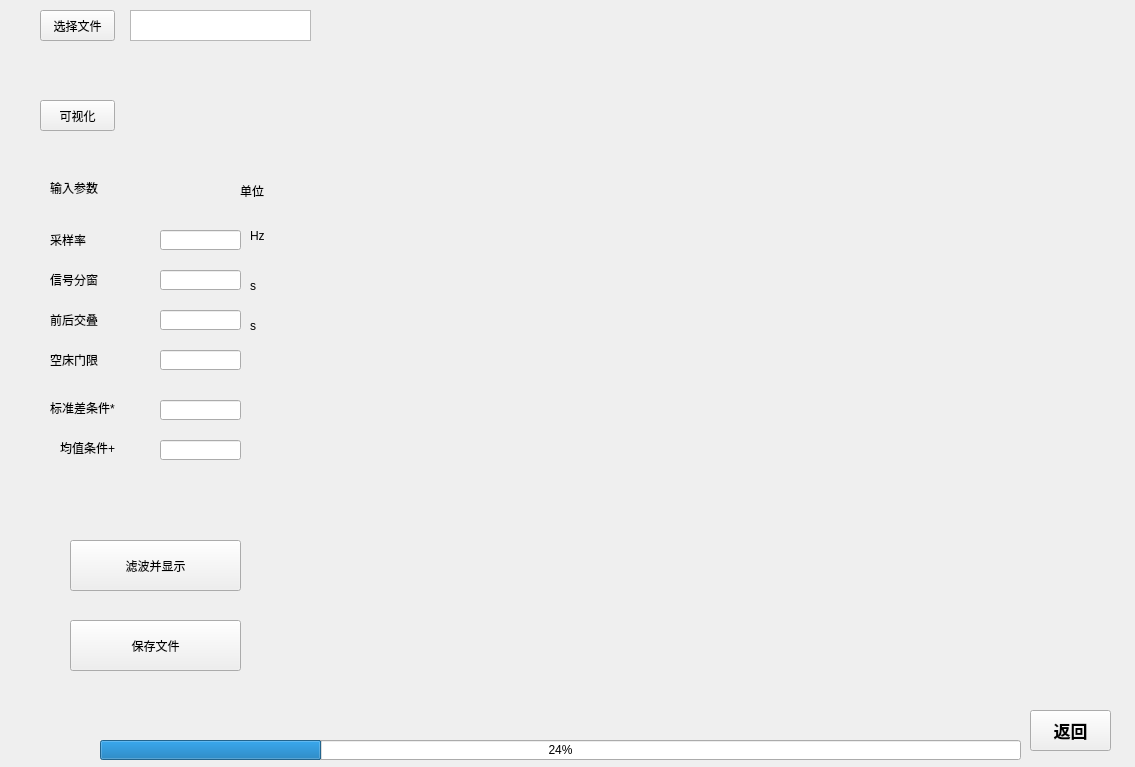
<?xml version="1.0" encoding="UTF-8"?>
<ui version="4.0">
 <class>Form</class>
 <widget class="QWidget" name="Form">
  <property name="geometry">
   <rect>
    <x>0</x>
    <y>0</y>
    <width>1135</width>
    <height>767</height>
   </rect>
  </property>
  <property name="windowTitle">
   <string>体动检测1</string>
  </property>
  <widget class="QLabel" name="label_6">
   <property name="geometry">
    <rect>
     <x>240</x>
     <y>180</y>
     <width>54</width>
     <height>21</height>
    </rect>
   </property>
   <property name="font">
    <font>
     <family>微软雅黑</family>
    </font>
   </property>
   <property name="text">
    <string>单位</string>
   </property>
  </widget>
  <widget class="QLabel" name="label_10">
   <property name="geometry">
    <rect>
     <x>50</x>
     <y>350</y>
     <width>71</width>
     <height>20</height>
    </rect>
   </property>
   <property name="text">
    <string>空床门限</string>
   </property>
  </widget>
  <widget class="QPushButton" name="returnMainWin">
   <property name="geometry">
    <rect>
     <x>1030</x>
     <y>710</y>
     <width>81</width>
     <height>41</height>
    </rect>
   </property>
   <property name="font">
    <font>
     <pointsize>13</pointsize>
     <weight>75</weight>
     <bold>true</bold>
    </font>
   </property>
   <property name="text">
    <string>返回</string>
   </property>
  </widget>
  <widget class="QPushButton" name="pushButton_2">
   <property name="geometry">
    <rect>
     <x>40</x>
     <y>10</y>
     <width>75</width>
     <height>31</height>
    </rect>
   </property>
   <property name="text">
    <string>选择文件</string>
   </property>
  </widget>
  <widget class="QLabel" name="label_4">
   <property name="geometry">
    <rect>
     <x>250</x>
     <y>360</y>
     <width>54</width>
     <height>12</height>
    </rect>
   </property>
   <property name="text">
    <string/>
   </property>
  </widget>
  <widget class="QLabel" name="label_3">
   <property name="geometry">
    <rect>
     <x>250</x>
     <y>320</y>
     <width>54</width>
     <height>12</height>
    </rect>
   </property>
   <property name="text">
    <string>s</string>
   </property>
  </widget>
  <widget class="PlotWidget" name="dataPlot_2" native="true">
   <property name="geometry">
    <rect>
     <x>320</x>
     <y>340</y>
     <width>791</width>
     <height>331</height>
    </rect>
   </property>
   <property name="sizePolicy">
    <sizepolicy hsizetype="Preferred" vsizetype="Preferred">
     <horstretch>0</horstretch>
     <verstretch>1</verstretch>
    </sizepolicy>
   </property>
  </widget>
  <widget class="QLineEdit" name="lineEdit">
   <property name="geometry">
    <rect>
     <x>160</x>
     <y>270</y>
     <width>81</width>
     <height>20</height>
    </rect>
   </property>
  </widget>
  <widget class="QPushButton" name="pushButton_3">
   <property name="geometry">
    <rect>
     <x>40</x>
     <y>100</y>
     <width>75</width>
     <height>31</height>
    </rect>
   </property>
   <property name="text">
    <string>可视化</string>
   </property>
  </widget>
  <widget class="QPushButton" name="pushButton_5">
   <property name="geometry">
    <rect>
     <x>70</x>
     <y>620</y>
     <width>171</width>
     <height>51</height>
    </rect>
   </property>
   <property name="text">
    <string>保存文件</string>
   </property>
  </widget>
  <widget class="QLabel" name="label_7">
   <property name="geometry">
    <rect>
     <x>50</x>
     <y>310</y>
     <width>71</width>
     <height>20</height>
    </rect>
   </property>
   <property name="text">
    <string>前后交叠</string>
   </property>
  </widget>
  <widget class="QLabel" name="label_5">
   <property name="geometry">
    <rect>
     <x>50</x>
     <y>180</y>
     <width>61</width>
     <height>16</height>
    </rect>
   </property>
   <property name="font">
    <font>
     <family>微软雅黑</family>
    </font>
   </property>
   <property name="text">
    <string>输入参数</string>
   </property>
  </widget>
  <widget class="QProgressBar" name="progressBar">
   <property name="geometry">
    <rect>
     <x>100</x>
     <y>740</y>
     <width>921</width>
     <height>20</height>
    </rect>
   </property>
   <property name="value">
    <number>24</number>
   </property>
  </widget>
  <widget class="QLabel" name="label_12">
   <property name="geometry">
    <rect>
     <x>50</x>
     <y>230</y>
     <width>71</width>
     <height>20</height>
    </rect>
   </property>
   <property name="text">
    <string>采样率</string>
   </property>
  </widget>
  <widget class="QLineEdit" name="lineEdit_2">
   <property name="geometry">
    <rect>
     <x>160</x>
     <y>310</y>
     <width>81</width>
     <height>20</height>
    </rect>
   </property>
  </widget>
  <widget class="QLineEdit" name="lineEdit_5">
   <property name="geometry">
    <rect>
     <x>160</x>
     <y>230</y>
     <width>81</width>
     <height>20</height>
    </rect>
   </property>
  </widget>
  <widget class="PlotWidget" name="dataPlot" native="true">
   <property name="geometry">
    <rect>
     <x>320</x>
     <y>10</y>
     <width>791</width>
     <height>331</height>
    </rect>
   </property>
   <property name="sizePolicy">
    <sizepolicy hsizetype="Preferred" vsizetype="Preferred">
     <horstretch>0</horstretch>
     <verstretch>1</verstretch>
    </sizepolicy>
   </property>
  </widget>
  <widget class="QTextEdit" name="textEdit">
   <property name="geometry">
    <rect>
     <x>130</x>
     <y>10</y>
     <width>181</width>
     <height>31</height>
    </rect>
   </property>
  </widget>
  <widget class="QPushButton" name="pushButton_4">
   <property name="geometry">
    <rect>
     <x>70</x>
     <y>540</y>
     <width>171</width>
     <height>51</height>
    </rect>
   </property>
   <property name="text">
    <string>滤波并显示</string>
   </property>
  </widget>
  <widget class="QLabel" name="label_9">
   <property name="geometry">
    <rect>
     <x>250</x>
     <y>230</y>
     <width>54</width>
     <height>12</height>
    </rect>
   </property>
   <property name="text">
    <string>Hz</string>
   </property>
  </widget>
  <widget class="QLineEdit" name="lineEdit_3">
   <property name="geometry">
    <rect>
     <x>160</x>
     <y>350</y>
     <width>81</width>
     <height>20</height>
    </rect>
   </property>
  </widget>
  <widget class="QLabel" name="label">
   <property name="geometry">
    <rect>
     <x>50</x>
     <y>270</y>
     <width>81</width>
     <height>20</height>
    </rect>
   </property>
   <property name="text">
    <string>信号分窗</string>
   </property>
  </widget>
  <widget class="QLabel" name="label_2">
   <property name="geometry">
    <rect>
     <x>250</x>
     <y>280</y>
     <width>54</width>
     <height>12</height>
    </rect>
   </property>
   <property name="text">
    <string>s</string>
   </property>
  </widget>
  <widget class="QLabel" name="label_8">
   <property name="geometry">
    <rect>
     <x>50</x>
     <y>400</y>
     <width>81</width>
     <height>16</height>
    </rect>
   </property>
   <property name="text">
    <string>标准差条件*</string>
   </property>
  </widget>
  <widget class="QLineEdit" name="lineEdit_4">
   <property name="geometry">
    <rect>
     <x>160</x>
     <y>400</y>
     <width>81</width>
     <height>20</height>
    </rect>
   </property>
  </widget>
  <widget class="QLabel" name="label_11">
   <property name="geometry">
    <rect>
     <x>60</x>
     <y>440</y>
     <width>72</width>
     <height>15</height>
    </rect>
   </property>
   <property name="text">
    <string>均值条件+</string>
   </property>
  </widget>
  <widget class="QLineEdit" name="lineEdit_6">
   <property name="geometry">
    <rect>
     <x>160</x>
     <y>440</y>
     <width>81</width>
     <height>20</height>
    </rect>
   </property>
  </widget>
 </widget>
 <customwidgets>
  <customwidget>
   <class>PlotWidget</class>
   <extends>QWidget</extends>
   <header>pyqtgraph/core</header>
   <container>1</container>
  </customwidget>
 </customwidgets>
 <resources/>
 <connections/>
</ui>
